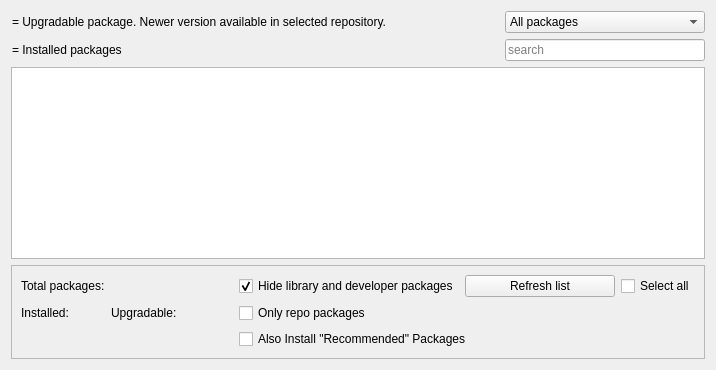
     <widget class="QWidget" name="tabMXtest">
      <property name="sizePolicy">
       <sizepolicy hsizetype="Preferred" vsizetype="Expanding">
        <horstretch>0</horstretch>
        <verstretch>0</verstretch>
       </sizepolicy>
      </property>
      <attribute name="title">
       <string>MX Test Repo</string>
      </attribute>
      <layout class="QGridLayout" name="gridLayout_5">
       <item row="3" column="0" colspan="5">
        <widget class="QFrame" name="frame_2">
         <property name="frameShape">
          <enum>QFrame::Shape::StyledPanel</enum>
         </property>
         <property name="frameShadow">
          <enum>QFrame::Shadow::Raised</enum>
         </property>
         <layout class="QHBoxLayout" name="horizontalLayout">
          <item>
           <layout class="QGridLayout" name="gridLayout_6">
            <item row="0" column="0" colspan="3">
             <widget class="QLabel" name="labelTotalApps_2">
              <property name="text">
               <string>Total packages:</string>
              </property>
             </widget>
            </item>
            <item row="1" column="0">
             <widget class="QLabel" name="labelInstalled_2">
              <property name="text">
               <string>Installed:</string>
              </property>
             </widget>
            </item>
            <item row="1" column="2">
             <spacer name="horizontalSpacer_8">
              <property name="orientation">
               <enum>Qt::Orientation::Horizontal</enum>
              </property>
              <property name="sizeType">
               <enum>QSizePolicy::Policy::Preferred</enum>
              </property>
              <property name="sizeHint" stdset="0">
               <size>
                <width>17</width>
                <height>17</height>
               </size>
              </property>
             </spacer>
            </item>
            <item row="1" column="5">
             <widget class="QLabel" name="labelNumUpgrMX">
              <property name="text">
               <string/>
              </property>
             </widget>
            </item>
            <item row="1" column="3" colspan="2">
             <widget class="QLabel" name="labelUpgradable_2">
              <property name="text">
               <string>Upgradable:</string>
              </property>
             </widget>
            </item>
            <item row="0" column="7">
             <widget class="QCheckBox" name="checkHideLibsMX">
              <property name="text">
               <string>Hide library and developer packages</string>
              </property>
              <property name="checked">
               <bool>true</bool>
              </property>
             </widget>
            </item>
            <item row="1" column="7" colspan="2">
             <widget class="QCheckBox" name="checkRepoOnlyMX">
              <property name="text">
               <string>Only repo packages</string>
              </property>
             </widget>
            </item>
            <item row="1" column="1">
             <widget class="QLabel" name="labelNumInstMX">
              <property name="text">
               <string/>
              </property>
             </widget>
            </item>
            <item row="0" column="3">
             <widget class="QLabel" name="labelNumApps_2">
              <property name="text">
               <string/>
              </property>
             </widget>
            </item>
            <item row="1" column="6">
             <spacer name="horizontalSpacer_9">
              <property name="orientation">
               <enum>Qt::Orientation::Horizontal</enum>
              </property>
              <property name="sizeHint" stdset="0">
               <size>
                <width>37</width>
                <height>17</height>
               </size>
              </property>
             </spacer>
            </item>
            <item row="0" column="8">
             <widget class="QPushButton" name="pushForceUpdateMX">
              <property name="minimumSize">
               <size>
                <width>150</width>
                <height>0</height>
               </size>
              </property>
              <property name="maximumSize">
               <size>
                <width>200</width>
                <height>16777215</height>
               </size>
              </property>
              <property name="text">
               <string>Refresh list</string>
              </property>
              <property name="icon">
               <iconset theme="reload"/>
              </property>
              <property name="autoDefault">
               <bool>false</bool>
              </property>
             </widget>
            </item>
            <item row="0" column="9">
             <widget class="QCheckBox" name="checkSelectAllMX">
              <property name="text">
               <string>Select all</string>
              </property>
              <property name="visible">
               <bool>false</bool>
              </property>
             </widget>
            </item>
            <item row="0" column="4" colspan="3">
             <spacer name="horizontalSpacer_7">
              <property name="orientation">
               <enum>Qt::Orientation::Horizontal</enum>
              </property>
              <property name="sizeType">
               <enum>QSizePolicy::Policy::Preferred</enum>
              </property>
              <property name="sizeHint" stdset="0">
               <size>
                <width>17</width>
                <height>17</height>
               </size>
              </property>
             </spacer>
            </item>
            <item row="2" column="7" colspan="2">
             <widget class="QCheckBox" name="checkBoxInstallRecommendsMX">
              <property name="text">
               <string>Also Install &quot;Recommended&quot; Packages</string>
              </property>
             </widget>
            </item>
           </layout>
          </item>
         </layout>
        </widget>
       </item>
       <item row="1" column="4">
        <widget class="QLineEdit" name="searchBoxMX">
         <property name="minimumSize">
          <size>
           <width>150</width>
           <height>0</height>
          </size>
         </property>
         <property name="maximumSize">
          <size>
           <width>200</width>
           <height>16777215</height>
          </size>
         </property>
         <property name="placeholderText">
          <string>search</string>
         </property>
         <property name="clearButtonEnabled">
          <bool>true</bool>
         </property>
        </widget>
       </item>
       <item row="1" column="0" colspan="4">
        <widget class="QPushButton" name="iconInstalledPackages_2">
         <property name="enabled">
          <bool>true</bool>
         </property>
         <property name="sizePolicy">
          <sizepolicy hsizetype="Preferred" vsizetype="Preferred">
           <horstretch>0</horstretch>
           <verstretch>0</verstretch>
          </sizepolicy>
         </property>
         <property name="focusPolicy">
          <enum>Qt::FocusPolicy::NoFocus</enum>
         </property>
         <property name="styleSheet">
          <string notr="true">text-align: left</string>
         </property>
         <property name="text">
          <string>= Installed packages</string>
         </property>
         <property name="icon">
          <iconset theme="package-installed-updated"/>
         </property>
         <property name="autoDefault">
          <bool>false</bool>
         </property>
         <property name="flat">
          <bool>true</bool>
         </property>
        </widget>
       </item>
       <item row="0" column="0" colspan="4">
        <widget class="QPushButton" name="iconUpgradable_2">
         <property name="enabled">
          <bool>true</bool>
         </property>
         <property name="sizePolicy">
          <sizepolicy hsizetype="Preferred" vsizetype="Preferred">
           <horstretch>0</horstretch>
           <verstretch>0</verstretch>
          </sizepolicy>
         </property>
         <property name="focusPolicy">
          <enum>Qt::FocusPolicy::NoFocus</enum>
         </property>
         <property name="styleSheet">
          <string notr="true">text-align: left</string>
         </property>
         <property name="text">
          <string>= Upgradable package. Newer version available in selected repository.</string>
         </property>
         <property name="icon">
          <iconset theme="package-installed-outdated"/>
         </property>
         <property name="autoDefault">
          <bool>false</bool>
         </property>
         <property name="flat">
          <bool>true</bool>
         </property>
        </widget>
       </item>
       <item row="0" column="4">
        <widget class="QComboBox" name="comboFilterMX">
         <property name="enabled">
          <bool>true</bool>
         </property>
         <property name="minimumSize">
          <size>
           <width>150</width>
           <height>0</height>
          </size>
         </property>
         <property name="maximumSize">
          <size>
           <width>200</width>
           <height>16777215</height>
          </size>
         </property>
         <property name="toolTip">
          <string>&lt;html&gt;&lt;head/&gt;&lt;body&gt;&lt;p&gt;Filter packages according to their status.&lt;/p&gt;&lt;/body&gt;&lt;/html&gt;</string>
         </property>
         <property name="currentText">
          <string>All packages</string>
         </property>
         <item>
          <property name="text">
           <string>All packages</string>
          </property>
         </item>
         <item>
          <property name="text">
           <string>Installed</string>
          </property>
         </item>
         <item>
          <property name="text">
           <string>Upgradable</string>
          </property>
         </item>
         <item>
          <property name="text">
           <string>Not installed</string>
          </property>
         </item>
         <item>
          <property name="text">
           <string>Autoremovable</string>
          </property>
         </item>
        </widget>
       </item>
       <item row="2" column="0" colspan="5">
        <widget class="QTreeView" name="treeMXtest">
         <property name="sortingEnabled">
          <bool>true</bool>
         </property>
        </widget>
       </item>
      </layout>
     </widget>
